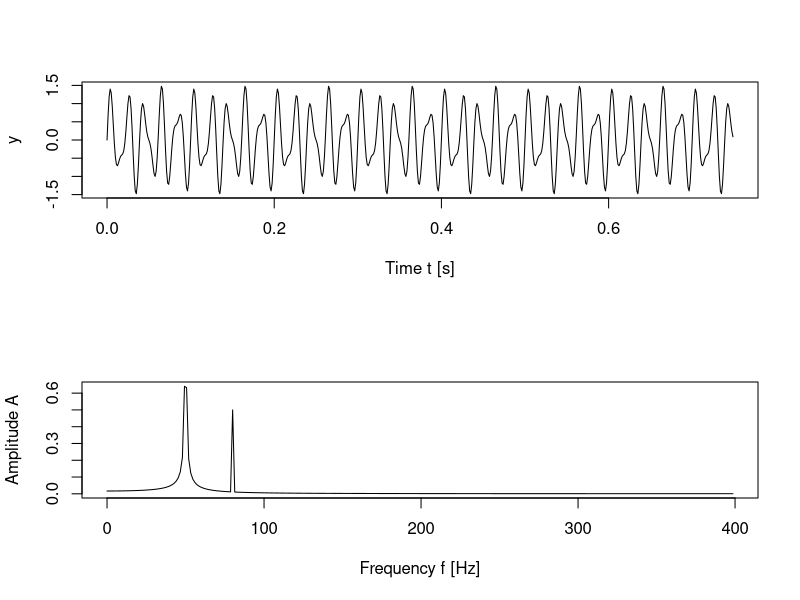

This figure's R source:
#Load libraries
require(stats)
library("here")

#Set current directory as working directory
setwd(here())

#Function returns Discrete Fourier Transform sample frequencies.
#The sample frequencies are defined according to the Scipy definiton.
#https://docs.scipy.org/doc/scipy/reference/generated/scipy.fftpack.fftfreq.html
fftfreq <- function(n, d) {
    #If n is even number (even number of signal points)
    if (n %% 2 == 0) {
        init_f <- seq(0, n / 2 - 1, by = 1) / (n * d)
        f <- append(init_f, - (n / 2) / (d * n), after = length(init_f))
        neg_f <- seq(- n / 2 + 1, -1, by = 1) / (n * d)
        f <- append(f, neg_f, length(f))
    }
    #If n is odd number (odd number of signal points)
    else {
        init_f <- seq(0, (n - 1) / 2, by = 1) / (n * d)
        f <- append(init_f, - ((n - 1) / 2) / (d * n), after = length(init_f))
        neg_f <- seq(- (n - 1) / 2 + 1, -1, by = 1) / (n * d)
        f <- append(f, neg_f, length(f))
    }
    return(f)
}

#Domain setup
tmax <- 0.74875 #maximum time value
dt <- 0.00125 #s
t <- seq(0, tmax, by = dt) #also try ts function
n <- length(t) #length of time vector t

#Create signal
y <- sin(50.0 * 2.0 * pi * t) + 0.5 * sin(80.0 * 2.0 * pi * t)

#Create sample frequencies
f <- fftfreq(n, dt)

#Fourier transform
fft_y <- fft(y)
mag <- sqrt(Re(fft_y)^2 + Im(fft_y)^2) * 2 / n

#Print frequency and amplitude values
cat("Frequencies: ", f[1 : (n / 2)], "\n", sep = "\t")
cat("Amplitudes: ", mag[1 : (n / 2)], "\n", sep = "\t")

# Writing frequencies and amplitudes data to a tsv file
frequencies <- as.matrix(f[1 : (n / 2)])
amplitudes <- as.matrix(mag[1 : (n / 2)])
results <- cbind(frequencies, amplitudes)
write.table(results, file = "R_results.txt", row.names = FALSE,
    col.names = FALSE)

#Opening the graphical device
pdf("fft.pdf")

#Plotting
layout(matrix(c(1, 2), 2, 1, byrow = TRUE))
plot(t, y, xlab = "Time t [s]", ylab = "y", type = "l")
#plot(f[seq(1, length(f), by = 1) / 2],
#    mag[seq(1, length(f), by = 1) / 2], xlab = "Frequency, Hz",
#        ylab = "Amplitude", xlim = c(0, 1), ylim = c(0, 1), type = "l")
plot(f[1 : (n / 2)],
    mag[1 : (n / 2)], xlab = "Frequency f [Hz]",
        ylab = "Amplitude A", type = "l")

#Closing the graphical device
dev.off()